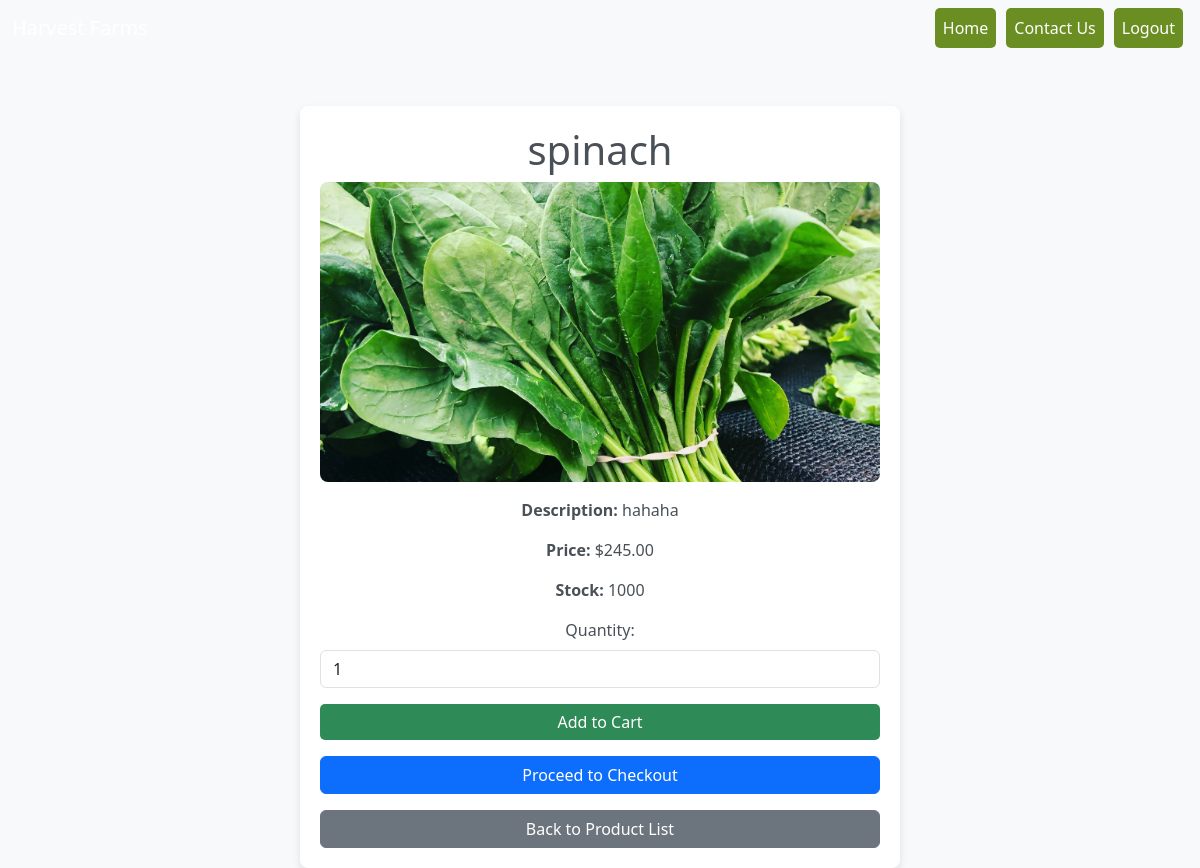
Screenshot of /shop/product/spinach/ with the database file from the repository.
### shop/models.py (models this page shows, shortened)
class Product(models.Model):
    category = models.ForeignKey(Category, on_delete=models.CASCADE, related_name="products")
    name = models.CharField(max_length=200)
    slug = models.SlugField(unique=True ,blank=True)
    description = models.TextField()
    price = models.DecimalField(max_digits=10, decimal_places=2)
    stock = models.PositiveIntegerField(default=0)
    image = models.ImageField(upload_to="products_image/", blank=True, null=True)
    class Meta:
        ordering = ['name']

### shop/views.py (the view)
# urls.py: path('product/<slug:slug>/', ProductDetailView.as_view(), name='product_detail'),
class ProductDetailView(DetailView):
    model = Product
    template_name = 'shop/product_detail.html'  # Specify your template file
    context_object_name = 'product'

### shop/templates/shop/product_detail.html (shortened to what this page needs)
<!DOCTYPE html>
<html lang="en">
<head>
    <link href="https://cdn.jsdelivr.net/npm/bootstrap@5.3.0/dist/css/bootstrap.min.css" rel="stylesheet">
</head>
<body>
    <header>
        <nav class="navbar navbar-expand-lg bg-dark-green navbar-dark">
            <div class="container-fluid">
                <a class="navbar-brand" href="{% url 'home' %}">Harvest Farms</a>
                <div class="collapse navbar-collapse" id="navbarNav">
                    <ul class="navbar-nav ms-auto">
                        <li class="nav-item">
                            <a class="nav-link" href="{% url 'home' %}">Home</a>
                        </li>
                        <li class="nav-item">
                            <a class="nav-link" href="{% url 'contact:contact_form' %}">Contact Us</a>
                        </li>
                        <li class="nav-item">
                            <a class="nav-link" href="{% url 'home' %}">Logout</a>
                        </li>
                    </ul>
                </div>
            </div>
        </nav>
    </header>
    <div class="container text-center">
        <h1>{{ product.name }}</h1>
        {% if product.image %}
            <img src="{{ product.image.url }}" alt="{{ product.name }}">
        {% endif %}
        <p class="mt-3"><strong>Description:</strong> {{ product.description }}</p>
        <p><strong>Price:</strong> ${{ product.price }}</p>
        <p><strong>Stock:</strong> {{ product.stock }}</p>
        <form method="POST" action="{% url 'cart:add_to_cart' product.id %}">
            <div class="mb-3">
                <label for="quantity" class="form-label">Quantity:</label>
                <input type="number" name="quantity" id="quantity" value="1" min="1" max="{{ product.stock }}" class="form-control">
            </div>
                 <button type="submit" class="btn btn-custom w-100 mb-3">Add to Cart</button>
        </form>
        <a href="{% url 'cart:checkout' %}" class="btn btn-primary w-100 mb-3">Proceed to Checkout</a>
        <a href="{% url 'shop:product_list' %}" class="btn btn-secondary w-100">Back to Product List</a>
    </div>
</body>
</html>

### shop/templates/shop/product_detail.html (style rules this page uses)
body { background-color: #f8f9fa; color: #495057; }
.container { max-width: 600px; margin-top: 50px; background-color: #ffffff; padding: 20px; border-radius: 8px; box-shadow: 0 4px 8px rgba(0, 0, 0, 0.1); }
img { width: 100%; height: 300px; object-fit: cover; border-radius: 8px; }
.btn-custom { background-color: #2e8b57; color: white; border: none; border-radius: 5px; }
.navbar-nav .nav-link { background-color: #6b8e23; color: white !important; border-radius: 5px; padding: 8px 15px; margin: 0 5px; transition: background-color 0.3s, color 0.3s; }

### rows the page displays
Product: name "spinach", image (picture), description "hahaha", price "245.00", stock "1000"
